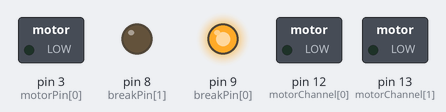
The sketch below on a simulated Arduino Uno, built with avr-gcc and run on an emulated ATmega328P. On the bench: switched loads named in the sketch (green lamp = pin HIGH), output pins drawn as LEDs (lit = HIGH).

Above: at 0.05 s.
At 0.95 s:
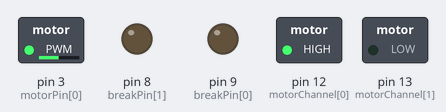
Timing chart, 0 to 3.0 s (numbered marks = the images above):
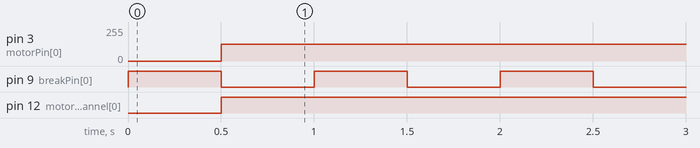

Measured:
- by itself, pin 3 (motorPin[0]): 0/255 → 125/255 at 0.50 s
- by itself, pin 9 (breakPin[0]): alternates HIGH for 0.50 s and LOW for 0.50 s
- by itself, pin 12 (motorChannel[0]): LOW → HIGH at 0.50 s

The sketch:

Motor_shield.ino
```cpp
int motorPin[2] = {3, 11};
int breakPin[2] = {9, 8};
int motorChannel[2] = {12, 13};

void setupMotorPins(int motor) {
    pinMode(motorChannel[motor], OUTPUT); //Initiates Motor Channel A pin
    pinMode(breakPin[motor], OUTPUT); //Initiates Brake Channel A pin
}

void setMotorForward(int motor) {
  digitalWrite(motorChannel[motor], HIGH); //Establishes forward direction of Channel A
  digitalWrite(breakPin[motor], LOW);   //Disengage the Brake for Channel A
}

void setMotorBackward(int motor) {
  digitalWrite(motorChannel[motor], LOW); //Establishes backward direction of Channel A
  digitalWrite(breakPin[motor], LOW);   //Disengage the Brake for Channel A
}

void stopMotor(int motor) {
  digitalWrite(breakPin[motor], HIGH); //Eengage the Brake for Channel A
}

void setMotorSpeed(int motor, int speed) {

    if(speed >= 0) {
        setMotorForward(motor);
    }
    else {
        setMotorBackward(motor);
        speed = -speed;
    }

    if(speed < 0) speed = 0;
    if(speed > 255) speed = 255;

    analogWrite(motorPin[motor], speed);
}

void setup() {
  setupMotorPins(0);
  setupMotorPins(1);
}

void loop(){

  // Forward @ full speed
  stopMotor(0);
  delay(500);
  setMotorSpeed(0, 125);
  delay(500);

  /*
  stopMotor(1);
  setMotorSpeed(0, 125);
  delay(500);

  //backward @ half speed
  stopMotor(0);
  setMotorSpeed(1, -123);
  delay(500);

  stopMotor(1);
  setMotorSpeed(0, -123);
  delay(500);
  */
}
```
